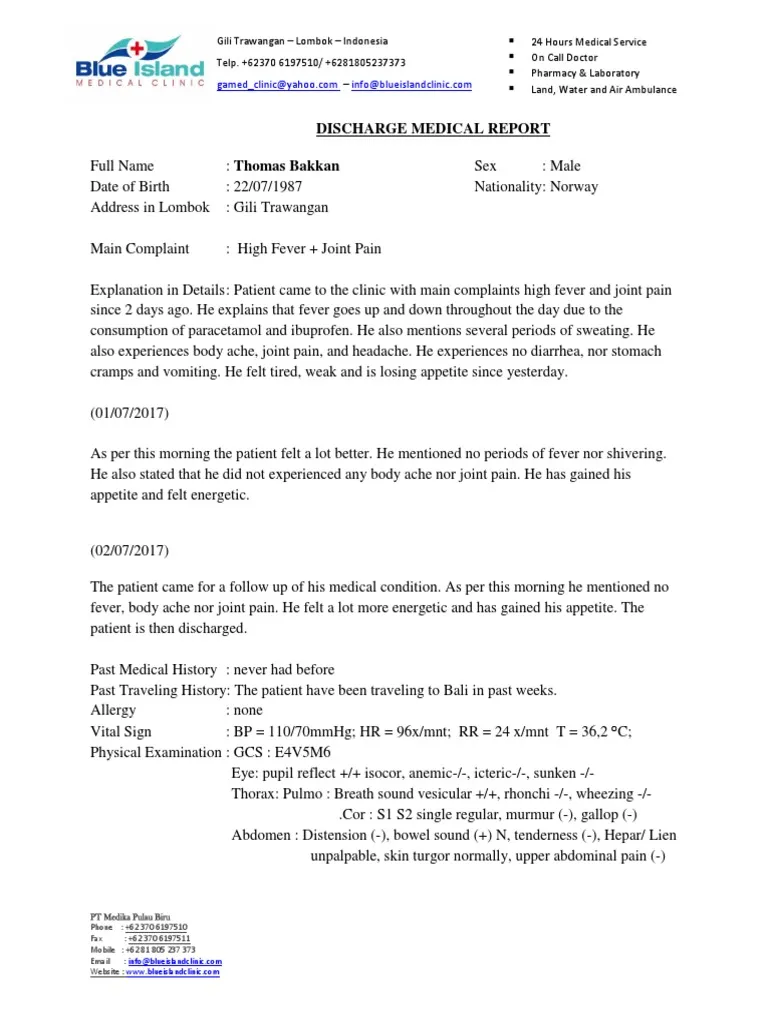
#> input picture dummy.jpg, 768 x 1024 px, found by its file name
$ jupyter execute --allow-errors MINOR_PROJECT.ipynb   (shell and % lines are left out)
#> lines starting #> are read from the running program, lines starting #| are printed output that depends on the picture; after the words box and inside, x2 and y2 are one past the last pixel; in counts of white or black regions, pixels touching at a corner belong together
<a href="https://colab.research.google.com/github/singhaditya73/MediFlow/blob/main/MINOR_PROJECT.ipynb" target="_parent"></a>

# **Hybrid OCR + BioBERT Pipeline for Structured Medical Information Extraction**

[cell 1]
# CELL 1: Minimal Setup with Essential Dependencies
print("--- CELL 1: Essential Setup ---")

# Restart and clear runtime if needed
import IPython
# Uncomment this line if you need to restart runtime first time around
# IPython.Application.instance().kernel.do_shutdown(True)

# Install only minimal essential packages

# Check GPU availability
import torch
print(f"PyTorch version: {torch.__version__}")
print(f"CUDA available: {torch.cuda.is_available()}")
#> (this line was passed over: torch is not available in this run)
#> the answer given: dummy.jpg
#> (the rest of this cell did not finish here and is left out)

[cell 2]
# CELL 2: Enhanced Medical Document OCR Setup
print("\n--- CELL 2: Setting up Enhanced OCR for Medical Documents ---")

# Install necessary packages

import cv2
import numpy as np
import os
from PIL import Image, ImageEnhance

def enhance_image(img_path, output_path=None):
    """Enhance image for better OCR results"""
#> called with img_path = '/content/dummy.jpg', output_path = '/tmp/enhanced_medical_image.png'
    # Read image
    img = cv2.imread(img_path)
#> img is the input picture: shape (1024, 768, 3); mean B, G, R 244.9, 244.5, 244.4

    # Convert to grayscale
    gray = cv2.cvtColor(img, cv2.COLOR_BGR2GRAY)

    # Apply adaptive threshold
    thresh = cv2.adaptiveThreshold(gray, 255, cv2.ADAPTIVE_THRESH_GAUSSIAN_C,
                                  cv2.THRESH_BINARY, 11, 2)
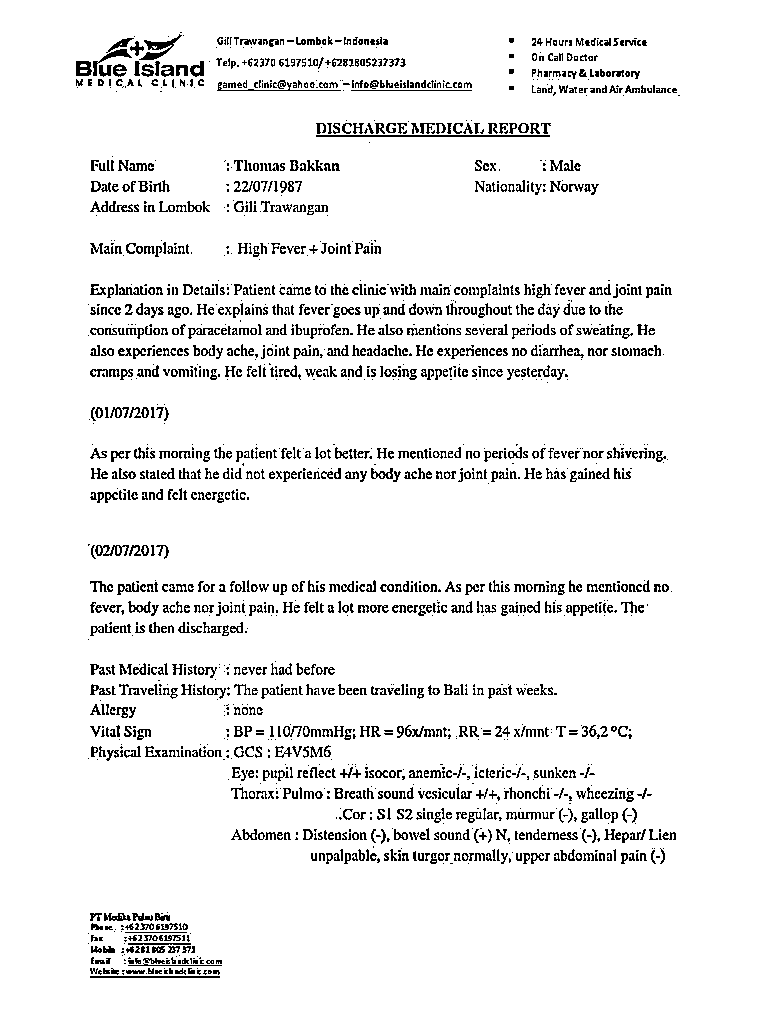
#> thresh: shape (1024, 768); 93.4% white; black in thin lines or dots, all inside (x1, y1, x2, y2) = (76, 32, 680, 978)

    # Noise removal (optional)
    kernel = np.ones((1, 1), np.uint8)
    opening = cv2.morphologyEx(thresh, cv2.MORPH_OPEN, kernel)

    if output_path:
        cv2.imwrite(output_path, opening)
        return output_path
    return opening

def run_medical_ocr(image_path):
    """Multi-engine OCR approach optimized for medical documents"""
    print(f"Processing image: {image_path}")

    # Create enhanced version of the image
    enhanced_path = "/tmp/enhanced_medical_image.png"
    enhance_image(image_path, enhanced_path)

    # 1. Try EasyOCR first (good with form layouts)
    try:
        print("Running EasyOCR...")
        import easyocr
        reader = easyocr.Reader(['en'])
        easy_result = reader.readtext(enhanced_path, detail=0, paragraph=True)
        easy_text = "\n".join(easy_result)
        print(f"EasyOCR extracted {len(easy_text)} characters")
    except Exception as e:
        print(f"EasyOCR failed: {e}")
        easy_text = ""

    # 2. Try Tesseract with different configurations
    try:
        print("Running Tesseract OCR...")
        import pytesseract
        # Config for structured forms
        custom_config = r'--oem 3 --psm 6 -l eng'
        tess_text = pytesseract.image_to_string(Image.open(enhanced_path), config=custom_config)
        print(f"Tesseract extracted {len(tess_text)} characters")
    except Exception as e:
        print(f"Tesseract failed: {e}")
        tess_text = ""

    # 3. Try a different Tesseract mode (focused on single column text)
    try:
        custom_config2 = r'--oem 3 --psm 4 -l eng'
        tess_text2 = pytesseract.image_to_string(Image.open(image_path), config=custom_config2)
    except:
        tess_text2 = ""

    # Combine results, prioritizing the one with more content
    all_texts = [easy_text, tess_text, tess_text2]
    all_texts.sort(key=lambda x: len(x), reverse=True)

    # Save all OCR results for reference
    combined_text = "\n".join(all_texts)
    with open("/tmp/all_ocr_results.txt", "w", encoding="utf-8") as f:
        f.write("=== EASY OCR ===\n")
        f.write(easy_text)
        f.write("\n\n=== TESSERACT OCR 1 ===\n")
        f.write(tess_text)
        f.write("\n\n=== TESSERACT OCR 2 ===\n")
        f.write(tess_text2)

    return combined_text

print("✅ CELL 2 Complete: Enhanced Medical OCR setup finished.")
